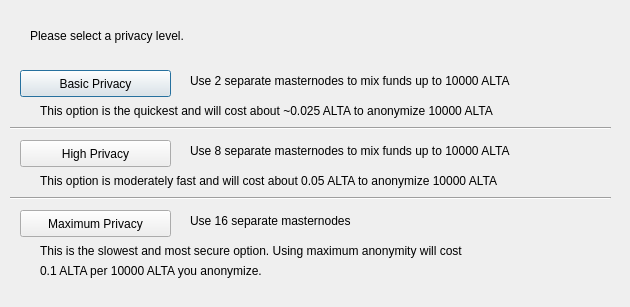
<?xml version="1.0" encoding="UTF-8"?>
<ui version="4.0">
 <class>DarksendConfig</class>
 <widget class="QDialog" name="DarksendConfig">
  <property name="geometry">
   <rect>
    <x>0</x>
    <y>0</y>
    <width>630</width>
    <height>307</height>
   </rect>
  </property>
  <property name="windowTitle">
   <string>Configure StealthSend</string>
  </property>
  <widget class="QPushButton" name="buttonBasic">
   <property name="geometry">
    <rect>
     <x>20</x>
     <y>70</y>
     <width>151</width>
     <height>27</height>
    </rect>
   </property>
   <property name="text">
    <string>Basic Privacy</string>
   </property>
  </widget>
  <widget class="QPushButton" name="buttonHigh">
   <property name="geometry">
    <rect>
     <x>20</x>
     <y>140</y>
     <width>151</width>
     <height>27</height>
    </rect>
   </property>
   <property name="text">
    <string>High Privacy</string>
   </property>
  </widget>
  <widget class="QPushButton" name="buttonMax">
   <property name="geometry">
    <rect>
     <x>20</x>
     <y>210</y>
     <width>151</width>
     <height>27</height>
    </rect>
   </property>
   <property name="text">
    <string>Maximum Privacy</string>
   </property>
  </widget>
  <widget class="QLabel" name="label">
   <property name="geometry">
    <rect>
     <x>30</x>
     <y>20</y>
     <width>571</width>
     <height>31</height>
    </rect>
   </property>
   <property name="text">
    <string>Please select a privacy level.</string>
   </property>
  </widget>
  <widget class="QLabel" name="label_2">
   <property name="geometry">
    <rect>
     <x>190</x>
     <y>70</y>
     <width>421</width>
     <height>21</height>
    </rect>
   </property>
   <property name="text">
    <string>Use 2 separate masternodes to mix funds up to 10000 ALTA</string>
   </property>
  </widget>
  <widget class="QLabel" name="label_3">
   <property name="geometry">
    <rect>
     <x>190</x>
     <y>140</y>
     <width>411</width>
     <height>21</height>
    </rect>
   </property>
   <property name="text">
    <string>Use 8 separate masternodes to mix funds up to 10000 ALTA</string>
   </property>
  </widget>
  <widget class="QLabel" name="label_4">
   <property name="geometry">
    <rect>
     <x>190</x>
     <y>210</y>
     <width>421</width>
     <height>21</height>
    </rect>
   </property>
   <property name="text">
    <string>Use 16 separate masternodes</string>
   </property>
  </widget>
  <widget class="QLabel" name="label_6">
   <property name="geometry">
    <rect>
     <x>40</x>
     <y>100</y>
     <width>561</width>
     <height>21</height>
    </rect>
   </property>
   <property name="text">
    <string>This option is the quickest and will cost about ~0.025 ALTA to anonymize 10000 ALTA</string>
   </property>
  </widget>
  <widget class="QLabel" name="label_7">
   <property name="geometry">
    <rect>
     <x>40</x>
     <y>170</y>
     <width>561</width>
     <height>21</height>
    </rect>
   </property>
   <property name="text">
    <string>This option is moderately fast and will cost about 0.05 ALTA to anonymize 10000 ALTA</string>
   </property>
  </widget>
  <widget class="QLabel" name="label_8">
   <property name="geometry">
    <rect>
     <x>40</x>
     <y>240</y>
     <width>561</width>
     <height>21</height>
    </rect>
   </property>
   <property name="text">
    <string>This is the slowest and most secure option. Using maximum anonymity will cost</string>
   </property>
  </widget>
  <widget class="QLabel" name="label_9">
   <property name="geometry">
    <rect>
     <x>40</x>
     <y>260</y>
     <width>561</width>
     <height>21</height>
    </rect>
   </property>
   <property name="text">
    <string>0.1 ALTA per 10000 ALTA you anonymize.</string>
   </property>
  </widget>
  <widget class="Line" name="line">
   <property name="geometry">
    <rect>
     <x>10</x>
     <y>120</y>
     <width>601</width>
     <height>16</height>
    </rect>
   </property>
   <property name="orientation">
    <enum>Qt::Horizontal</enum>
   </property>
  </widget>
  <widget class="Line" name="line_2">
   <property name="geometry">
    <rect>
     <x>10</x>
     <y>190</y>
     <width>601</width>
     <height>16</height>
    </rect>
   </property>
   <property name="orientation">
    <enum>Qt::Horizontal</enum>
   </property>
  </widget>
 </widget>
 <resources/>
 <connections/>
</ui>
